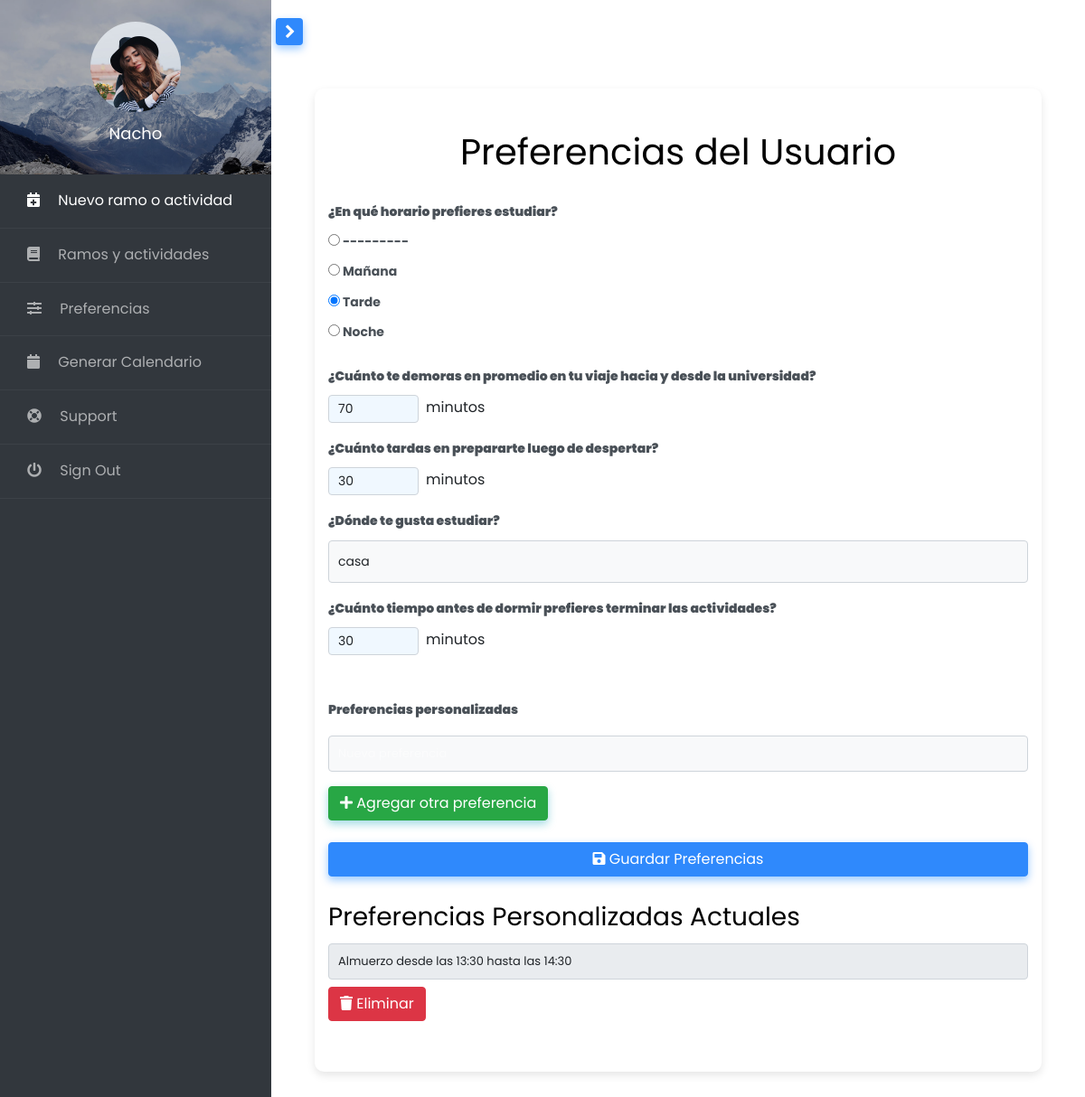
Page /preferencias/ (signed in) on the committed database.
### miApp/models.py (models this page shows, shortened)
class CustomUser(AbstractBaseUser):
    email = models.EmailField(max_length=255, unique=True)
    alias = models.CharField(max_length=255)
    is_active = models.BooleanField(default=True)
    is_admin = models.BooleanField(default=False)
    objects = CustomUserManager()
    USERNAME_FIELD = 'email'
    REQUIRED_FIELDS = ['alias']

class Preferencia(models.Model):
    usuario = models.OneToOneField(settings.AUTH_USER_MODEL, on_delete=models.CASCADE)  # Relación con modelo de usuario personalizado
    horario_estudio = models.CharField(max_length=10, choices=[('mañana', 'Mañana'), ('tarde', 'Tarde'), ('noche', 'Noche')])
    tiempo_llegada_uni = models.IntegerField(default=0)  # Tiempo en minutos
    tiempo_preparacion = models.IntegerField(default=0)  # Tiempo en minutos desde que despierta
    lugar_estudio = models.CharField(max_length=50, blank=True)  # Lugar donde le gusta estudiar
    tiempo_antes_dormir = models.IntegerField(default=0)  # Tiempo en minutos antes de dormir para terminar actividades
    preferencias_personalizadas = models.TextField(blank=True, null=True)  # Texto con múltiples preferencias personalizadas

### miApp/views.py (the view)
# urls.py: path('preferencias/', views.preferencias, name='preferencias'),
@login_required
def preferencias(request):
    preferencia, created = Preferencia.objects.get_or_create(usuario=request.user)
    if request.method == 'POST':
        form = PreferenciaForm(request.POST, instance=preferencia)
        nuevas_preferencias = []
        for key, value in request.POST.items():
            if key.startswith('nueva_preferencia_') and value.strip():
                nuevas_preferencias.append(value.strip())
        if form.is_valid():
            preferencia = form.save(commit=False)
            if preferencia.preferencias_personalizadas:
                preferencias_existentes = preferencia.preferencias_personalizadas.splitlines()
                nuevas_preferencias = preferencias_existentes + nuevas_preferencias
            preferencia.preferencias_personalizadas = "\n".join(nuevas_preferencias)
            preferencia.save()
            return redirect('preferencias')
    else:
        form = PreferenciaForm(instance=preferencia)
    preferencias_personalizadas = preferencia.preferencias_personalizadas.splitlines() if preferencia.preferencias_personalizadas else []
    return render(request, 'preferencias.html', {
        'form': form,
        'preferencias_personalizadas': preferencias_personalizadas
    })

### miApp/forms.py
class PreferenciaForm(forms.ModelForm):
    class Meta:
        model = Preferencia
        fields = [
            'horario_estudio',
            'tiempo_llegada_uni',
            'tiempo_preparacion',
            'lugar_estudio',
            'tiempo_antes_dormir',
            'preferencias_personalizadas'
        ]
        widgets = {
            'horario_estudio': forms.RadioSelect(choices=[
                ('mañana', 'Mañana'),
                ('tarde', 'Tarde'),
                ('noche', 'Noche')
            ]),
            'preferencias_personalizadas': forms.Textarea(attrs={'rows': 3}),
        }

### miApp/templates/preferencias.html (shortened to what this page needs)
{% extends 'base.html' %}
{% load widget_tweaks %}
{% block content %}
<div class="container container-form">
    <h1 class="mb-4 text-center">Preferencias del Usuario</h1>
    <form method="POST">
        <div class="form-group">
            <label><strong>¿En qué horario prefieres estudiar?</strong></label>
            <div class="row">
                <div class="col-md-4">
                    {{ form.horario_estudio }}
                </div>
            </div>
        </div>
        <div class="form-group">
            <label><strong>¿Cuánto te demoras en promedio en tu viaje hacia y desde la universidad?</strong></label>
            <div class="input-group">
                {{ form.tiempo_llegada_uni|add_class:"form-control-sm" }}
                <span class="ml-2">minutos</span>
            </div>
        </div>
        <div class="form-group">
            <label><strong>¿Cuánto tardas en prepararte luego de despertar?</strong></label>
            <div class="input-group">
                {{ form.tiempo_preparacion|add_class:"form-control-sm" }}
                <span class="ml-2">minutos</span>
            </div>
        </div>
        <div class="form-group">
            <label><strong>¿Dónde te gusta estudiar?</strong></label>
            {{ form.lugar_estudio }}
        </div>
        <div class="form-group">
            <label><strong>¿Cuánto tiempo antes de dormir prefieres terminar las actividades?</strong></label>
            <div class="input-group">
                {{ form.tiempo_antes_dormir|add_class:"form-control-sm" }}
                <span class="ml-2">minutos</span>
            </div>
        </div>
        <div class="form-group mt-5">
            <label><strong>Preferencias personalizadas</strong></label>
            <div id="nuevas-preferencias">
                <input type="text" class="form-control mt-2" name="nueva_preferencia_0" placeholder="Nueva preferencia">
            </div>
            <button type="button" class="btn btn-success mt-3" onclick="agregarPreferencia()">
                <i class="fas fa-plus"></i> Agregar otra preferencia
            </button>
        </div>
        <button type="submit" class="btn btn-primary btn-block mt-4">
            <i class="fas fa-save"></i> Guardar Preferencias
        </button>
        <h3 class="mt-4">Preferencias Personalizadas Actuales</h3>
        <div id="preferencias-personalizadas">
            {% for pref in preferencias_personalizadas %}
                <div class="form-group">
                    <input type="text" class="form-control" value="{{ pref }}" readonly>
                    <a href="{% url 'eliminar_preferencia' pref %}" class="btn btn-danger mt-2">
                        <i class="fas fa-trash"></i> Eliminar
                    </a>
                </div>
            {% endfor %}
        </div>
    </form>
</div>
{% endblock %}

### miApp/templates/base.html (shortened to what this page needs)
<!DOCTYPE html>
<html lang="es">
<head>
    {% load static %}
    <link rel="stylesheet" href="https://stackpath.bootstrapcdn.com/font-awesome/4.7.0/css/font-awesome.min.css">
	<link rel="stylesheet" href="https://cdnjs.cloudflare.com/ajax/libs/font-awesome/5.15.4/css/all.min.css">
    <link rel="stylesheet" href="{% static 'miApp/css/estilos.css' %}">
</head>
<body>
    <div class="wrapper d-flex align-items-stretch">
        <nav id="sidebar">
            <div class="custom-menu">
                <button type="button" id="sidebarCollapse" class="btn btn-primary"></button>
            </div>
            <div class="img bg-wrap text-center py-4" style="background-image: url('{% static 'miApp/images/bg_1.jpg' %}');">
                <div class="user-logo">
                    <div class="img" style="background-image: url('{% static 'miApp/images/logo.jpg' %}');"></div>
                    <h3>{{ request.user.alias }}</h3>
                </div>
            </div>
            <ul class="list-unstyled components mb-5">
                <li class="active">
                    <a href="{% url 'ingresar_ramos' %}"><span class="fa fa-calendar-plus-o mr-3"></span> Nuevo ramo o actividad</a>
                </li>
                <li>
                    <a href="{% url 'mostrar_ramos' %}"><span class="fa fa-book mr-3"></span> Ramos y actividades</a>
                </li>
                <li>
                    <a href="{% url 'preferencias' %}"><span class="fa fa-sliders mr-3"></span> Preferencias</a>
                </li>
                <li>
                    <a href="{% url 'pagina_generar_calendario' %}"><span class="fa fa-calendar mr-3"></span> Generar Calendario</a>
                </li>
                <li>
                    <a href="#"><span class="fa fa-support mr-3"></span> Support</a>
                </li>
                <li>
                    <a href="{% url 'logout' %}"><span class="fa fa-power-off mr-3"></span> Sign Out</a>
                </li>
            </ul>
        </nav>
        <div id="content" class="p-4 p-md-5 pt-5">
            {% block content %}
            {% endblock %}
        </div>
    </div>
</body>
</html>

### rows in the picture
CustomUser: user.alias "Nacho"
Preferencia: horario_estudio "☐ --------- ☐ Mañana ☑ Tarde ☐ Noche", tiempo_llegada_uni "70", tiempo_preparacion "30", lugar_estudio "casa", tiempo_antes_dormir "30", preferencias_personalizadas "Almuerzo desde las 13:30 hasta las 14:30"
